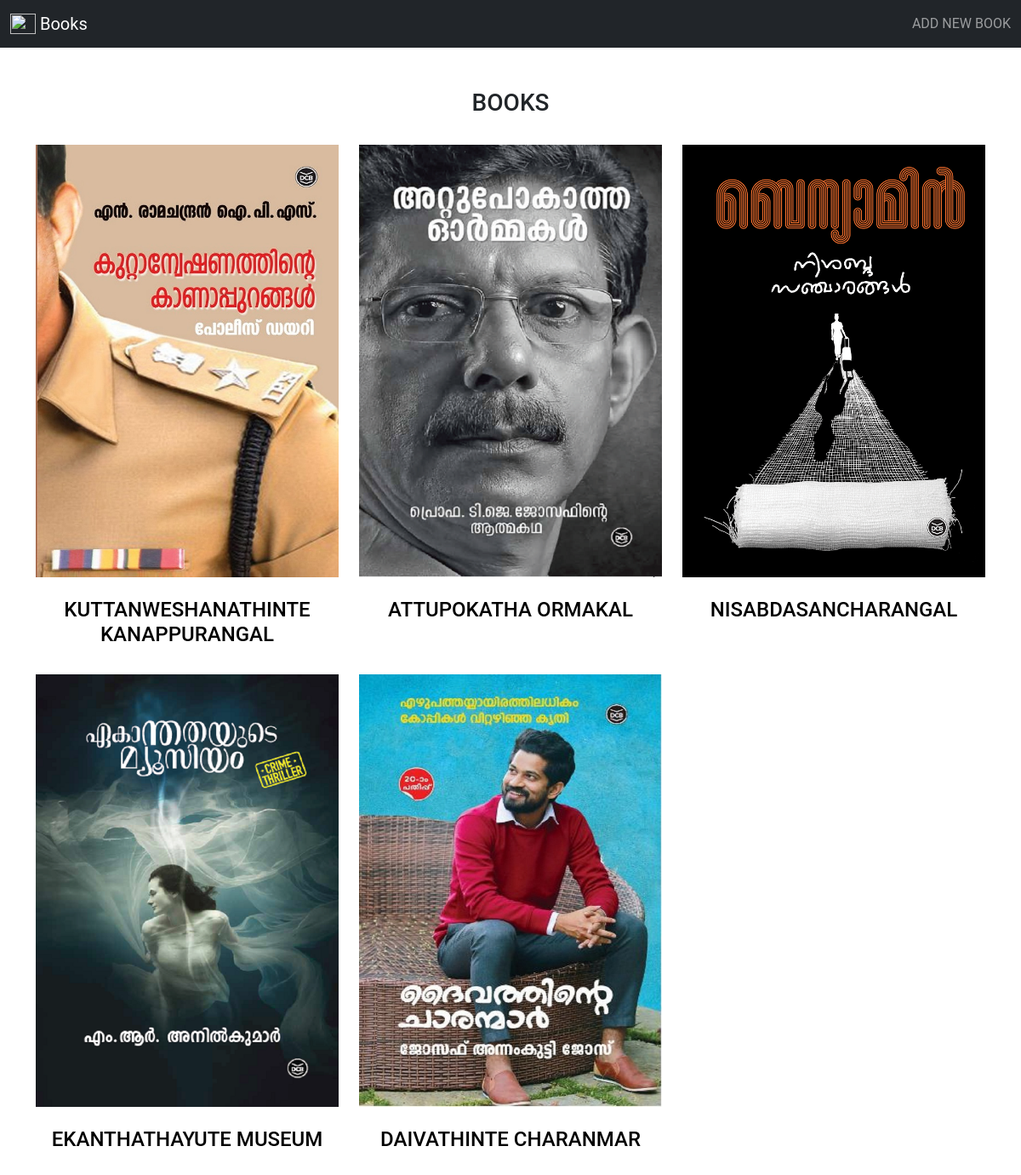
The page / on the database its author committed.
### classapp/models.py (models this page shows, shortened)
class Books(models.Model):
    Book_name = models.CharField(max_length=70)
    Publish_year = models.IntegerField()
    Image = models.ImageField(upload_to='IMG')
    Book_description = models.TextField(max_length=350)
    Writer = models.CharField(max_length=70)

### classapp/views.py (the view)
# urls.py: path('', ViewBook.as_view(),name='index'),
class ViewBook (ListView):
    model = Books
    template_name = 'index.html'
    context_object_name = 'book'

### Template/index.html (shortened to what this page needs)
{% extends 'base.html' %}
{% block list %}
<section class="service-section pt-5 pb-5 text-center">
  <div class="container">
    <div class="row">
      <div class="col-lg-12">
        <h3 class=" text-uppercase pb-4 font-weight-bold custom-font-h3">BOOKS</h3>
      </div>
      {% for i in book %}
      <div class="col-lg-4 col-md-6">
        <div class="service-box" style="width: 100%">
          <a href="{% url 'detail' i.id %}" style="text-decoration: none; color: black;">
          <img src="{{i.Image.url}}" class="img-fluid">
          <h4 class="font-weight-bold pt-4 pb-4">{{i.Book_name}}</h4></a>
        </div>
      </div>
      {% endfor %}
</div>
  </div>
</section>
{% endblock%}

### Template/base.html (shortened to what this page needs)
{% load static %}
<!DOCTYPE html>
<html lang="en">
<head>
    <link href="https://cdn.jsdelivr.net/npm/bootstrap@5.1.3/dist/css/bootstrap.min.css" rel="stylesheet"
>
    <link href="{% static 'css/style.css' %}" rel="stylesheet" type="text/css">
</head>
<body>
    <section class="header-section">
        <nav class="navbar navbar-dark bg-dark">
            <div class="container-fluid">
                <a class="navbar-brand" href="{% url 'index' %}">
                    <img src="{% static 'logo/logo.svg'%}" alt="" width="30" height="24" class="d-inline-block align-text-top text-white">
                    Books
                </a>
                <ul class="navbar-nav ml-auto pl-4">
                    <li class="nav-item active">
                        <a class="nav-link" href="{% url 'add' %}">ADD NEW BOOK</a>
                    </li>
                </ul>
            </div>
        </nav>
    </section>
{% block list %}
{% endblock%}
</body>
</html>

### static/css/style.css (style rules this page uses)
html, body { -moz-box-sizing: border-box; box-sizing: border-box; height: 100%; width: 100%; background: #FFF; font-family: 'Roboto', sans-serif; font-weight: 400; }

### rows shown on the page
Books: Image (picture), Book_name "KUTTANWESHANATHINTE KANAPPURANGAL"
Books: Image (picture), Book_name "ATTUPOKATHA ORMAKAL"
Books: Image (picture), Book_name "NISABDASANCHARANGAL"
Books: Image (picture), Book_name "EKANTHATHAYUTE MUSEUM"
Books: Image (picture), Book_name "DAIVATHINTE CHARANMAR"
